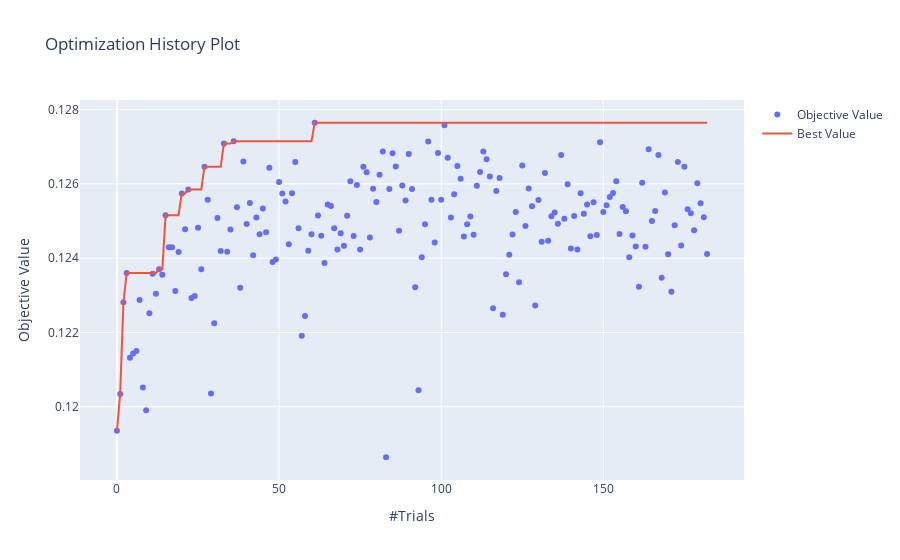

The code cell stored with this chart in its notebook:
### Code cell
plot_optimization_history(study)

### Figure 1 — Plotly figure (JSON) as saved in the notebook; plotly's stock layout.template omitted (floating-point values rounded to 4 significant figures; data arrays with more than 128 entries replaced by an {"elided": "..."} marker saying what was removed)
{"data": [{"mode": "markers", "name": "Objective Value", "type": "scatter", "x": {"elided": "183 int values"}, "y": {"elided": "183 float values"}}, {"name": "Best Value", "type": "scatter", "x": {"elided": "183 int values"}, "y": {"elided": "183 float values"}}], "layout": {"autosize": true, "title": {"text": "Optimization History Plot"}, "xaxis": {"autorange": true, "range": [-10.82, 192.8], "title": {"text": "#Trials"}, "type": "linear"}, "yaxis": {"autorange": true, "range": [0.1179, 0.1284], "title": {"text": "Objective Value"}, "type": "linear"}}}
